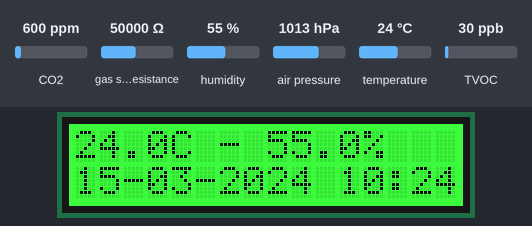
The program below on a simulated Raspberry Pi (BCM pin numbers). On the bench: 16×2 character LCD. The inputs (shaded band) are chosen by the test bench; at power-on: CO2 600 ppm, humidity 55 %, temperature 24 °C, TVOC 30 ppb, gas sensor resistance 50000 Ω, air pressure 1013 hPa. The clock reads 2024-03-15 10:24:30 at power-on unless the program sets it; files the program writes start out absent; what the program prints to the terminal is not drawn.

Above: at 1.2 s.
1.3 s: CO2 set to 452 ppm
At 3.7 s:
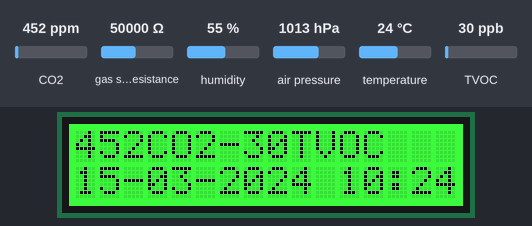
13.2 s: humidity set to 22 %
At 16.6 s:
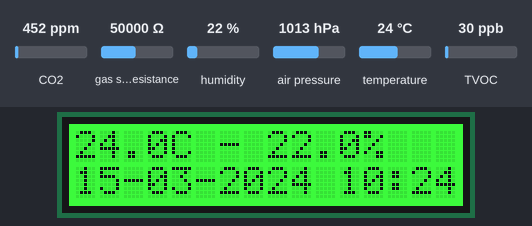
19.6 s: temperature set to 12 °C
At 22.1 s:
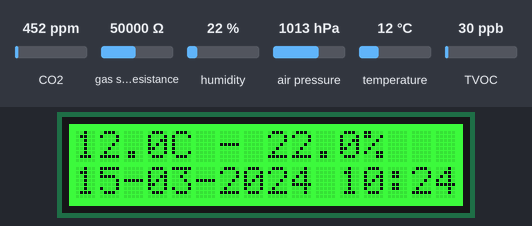
25.9 s: TVOC set to 20 ppb
At 29.9 s:
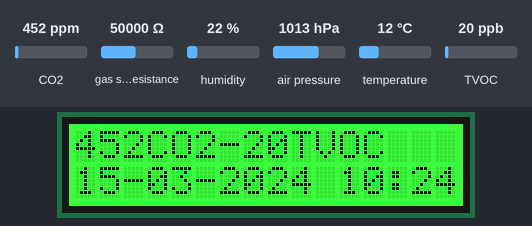
32.2 s: CO2 set to 1050 ppm
At 35.5 s:
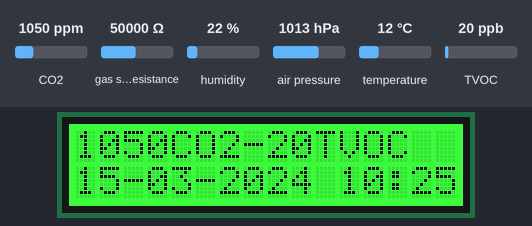
Timing chart, 0 to 37.0 s (numbered marks = the images above; inputs shaded):
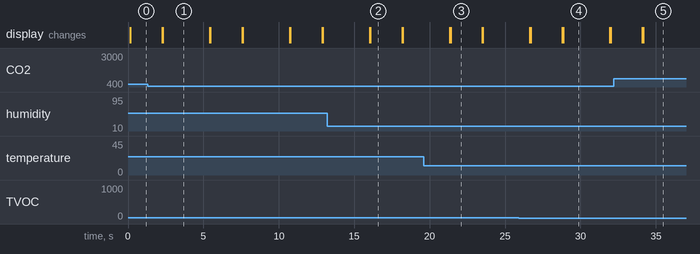

The program:

Node2_Readings2.py
```python
import time
import datetime
import json
import os
import logging
from logging.handlers import TimedRotatingFileHandler
import RPi.GPIO as GPIO
import Adafruit_MCP3008
import smtplib
import sys
import socket
import busio
import board
import adafruit_bme680
import adafruit_sgp30
import digitalio
import adafruit_character_lcd.character_lcd as characterlcd

GPIO.setmode(GPIO.BCM)
GPIO.setwarnings(False)

# LCD Config:
lcd_columns = 16
lcd_rows = 2
lcd_rs = digitalio.DigitalInOut(board.D5)
lcd_en = digitalio.DigitalInOut(board.D6)
lcd_d4 = digitalio.DigitalInOut(board.D12)
lcd_d5 = digitalio.DigitalInOut(board.D16)
lcd_d6 = digitalio.DigitalInOut(board.D20)
lcd_d7 = digitalio.DigitalInOut(board.D21)
lcd_backlight = digitalio.DigitalInOut(board.D4)
red = digitalio.DigitalInOut(board.D13)
green = digitalio.DigitalInOut(board.D19)
blue = digitalio.DigitalInOut(board.D26)

lcd = characterlcd.Character_LCD_RGB(lcd_rs, lcd_en, lcd_d4, lcd_d5, lcd_d6, lcd_d7, lcd_columns, lcd_rows, red, green,
                                     blue, lcd_backlight)
lcd.color = [0, 100, 0]  # green color

# Sensors - Protocols initialization
i2c = busio.I2C(board.SCL, board.SDA)
bme680 = adafruit_bme680.Adafruit_BME680_I2C(i2c, debug=False)
sgp30 = adafruit_sgp30.Adafruit_SGP30(i2c)
sgp30.iaq_init()

# Node information
Node_Name = socket.gethostname()
Node_Name = Node_Name.replace(" ", "-")

# Set logging
logging.basicConfig(level=logging.INFO)
logger = logging.getLogger(__name__)
timeLog = time.strftime("%d-%m-%Y_%H-%M-%S")
timeLog = timeLog.replace(" ", "-")
logDirectory = "/home/pi/NodePrograms/Logs/"
if not os.path.exists(logDirectory):
    os.makedirs(logDirectory)
logFilename = logDirectory + Node_Name + "_ReadingsLog_" + timeLog + ".log"
# handler = logging.FileHandler(logFilename)
handler = TimedRotatingFileHandler(logFilename, when="midnight", interval=1)
handler.suffix = "%d-%m-%Y_%H-%M-%S.log".replace(" ", "-")
logger.addHandler(handler)

# set JSON
JSONDirectoryNew = "/home/pi/NodePrograms/JSON_NEW_FILES/"
if not os.path.exists(JSONDirectoryNew):
    os.makedirs(JSONDirectoryNew)

# Readings time start
Readings_start = None
Reading_now = None
JSON_dump_timer = None

# Errors
Readings = False
General_Error = False
General_Error_MSG = None
BME680_Error = False
BME680_Error_MSG = None
SGP30_Error = False
SGP30_Error_MSG = None

# BME 680 sensor
BME680_Read = False
BME680_Temperature = None
BME680_Humidity = None
BME680_Gas = None
BME680_Pressure = None
# BME680_Altitude = None

# SGP30 sensor
SGP30_Read = False
SGP30_ECO2 = None
SGP30_TVOC = None
SGP30_ECO2_Baseline = 0x8b80
SGP30_TVOC_Baseline = 0x90c8
SGP30_Baseline_Timer = None
SGP30_Baseline_Now = None
SGP30_Baseline = False


# Method for writing JSON dumps
def writeJSON():
    global Data
    global General_Error
    global General_Error_MSG

    try:
        if Readings:
            Data = {
                "Node_Name": Node_Name,
                "Date": time.strftime("%d-%m-%Y %H:%M:%S"),
                "General_Error": General_Error,
                "General_Error_Message": General_Error_MSG if General_Error is True else None,
                "Readings": Readings,
                "BME680": [
                    {"BME680_Temperature": BME680_Temperature} if BME680_Read is True else None,
                    {"BME680_Humidity": BME680_Humidity} if BME680_Read is True else None,
                    {"BME680_Gas": BME680_Gas} if BME680_Read is True else None,
                    {"BME680_Pressure": BME680_Pressure} if BME680_Read is True else None,
                ] if BME680_Read is True else None,
                "SGP30": [
                    {"SGP30_ECO2": SGP30_ECO2} if SGP30_Read is True else None,
                    {"SGP30_TVOC": SGP30_TVOC} if SGP30_Read is True else None,
                    {"SGP30_TVOC_Baseline": SGP30_ECO2_Baseline} if SGP30_Read is True else None,
                    {"SGP30_TVOC_Baseline": SGP30_TVOC_Baseline} if SGP30_Read is True else None,
                ] if SGP30_Read is True else None,
            }
        elif not Readings:
            Data = {
                "Node_Name": Node_Name,
                "Date": time.strftime("%d-%m-%Y %H:%M:%S"),
                "General_Error": General_Error,
                "General_Error_Message": General_Error_MSG if General_Error is True else None,
                "Error Data": [
                    {"BME680_Error": BME680_Error} if BME680_Error is True else None,
                    {"BME680_Error_MSG": BME680_Error_MSG} if BME680_Error is True else None,
                    {"SGP30_Error": SGP30_Error} if SGP30_Error is True else None,
                    {"SGP30_Error_MSG": SGP30_Error_MSG} if SGP30_Error is True else None,
                ] if BME680_Error or SGP30_Error is True else None
            }

        logger.info(Node_Name + " : " + time.strftime("%d-%m-%Y %H:%M:%S") + " : " + "writeJSON" + " : " + "JSON dump")
        print(json.dumps(Data))
        logger.info(Node_Name + " : " + time.strftime(
            "%d-%m-%Y %H:%M:%S") + " : " + "writeJSON" + " : " + str(json.dumps(Data)))

        JSONFilename = JSONDirectoryNew + Node_Name + "_ReadingsJSON_ " +\
            time.strftime("%d-%m-%Y_%H-%M-%S").replace(" ", "-") + ".txt"

        with open(JSONFilename, 'w') as outputFile:
            json.dump(Data, outputFile)

    except Exception as jsonError:
        General_Error = True
        General_Error_MSG = str(jsonError)
        print(Node_Name + " : " + time.strftime(
            "%d-%m-%Y %H:%M:%S") + " : ERROR : " + "writeJSON" + " : " + General_Error_MSG)
        logger.info(Node_Name + " : " + time.strftime(
            "%d-%m-%Y %H:%M:%S") + " : ERROR : " + "writeJSON" + " : " + General_Error_MSG)

    finally:
        pass


# Method for getting BME 680 sensor readings
def getBME680Data():
    global BME680_Error
    global BME680_Error_MSG
    global BME680_Read
    global BME680_Temperature
    global BME680_Humidity
    global BME680_Gas
    global BME680_Pressure
    global Readings

    try:
        time.sleep(0.1)

        Readings = True
        BME680_Read = True
        BME680_Temperature = str(round(bme680.temperature, 5))
        BME680_Humidity = str(round(bme680.humidity, 5))
        BME680_Gas = str(bme680.gas)
        BME680_Pressure = str(round(bme680.pressure, 5))

        print(Node_Name + " : " + time.strftime("%d-%m-%Y %H:%M:%S") + " : Reading : " +
              "getBME680Data" + " : " + BME680_Temperature + "C : " + BME680_Humidity + "% : " + BME680_Gas + "ohm : " +
              BME680_Pressure + "hPA")
        logger.info(Node_Name + " : " + time.strftime("%d-%m-%Y %H:%M:%S") + " : Reading : " + "getBME680Data" +
                    " : " + BME680_Temperature + "C : " + BME680_Humidity + "% : " + BME680_Gas + "ohm : " +
                    BME680_Pressure + "hPa")

        lcd.clear()
        lcd.color = [0, 100, 0]  # green color
        lcd.message = BME680_Temperature[:4] + "C - " + BME680_Humidity[:4] + "%\n" + time.strftime("%d-%m-%Y %H:%M:%S")

    except Exception as bme680error:
        lcd.clear()
        lcd.color = [100, 0, 0]  # red color
        lcd.message = "Error!!!\nR-getBME680Data"
        Readings = False
        BME680_Read = False
        BME680_Error = True
        BME680_Error_MSG = str(bme680error)
        print(Node_Name + " : " + time.strftime(
            "%d-%m-%Y %H:%M:%S") + " : ERROR : " + "getBME680Data" + " : " + BME680_Error_MSG)
        logger.info(Node_Name + " : " + time.strftime(
            "%d-%m-%Y %H:%M:%S") + " : ERROR : " + "getBME680Data" + " : " + BME680_Error_MSG)

    finally:
        pass


# Method for getting TSL 2591 sensor readings
def getSGP30Data():
    global SGP30_Error
    global SGP30_Error_MSG
    global SGP30_Read
    global SGP30_ECO2
    global SGP30_TVOC
    global SGP30_ECO2_Baseline
    global SGP30_TVOC_Baseline
    global Readings

    try:
        time.sleep(0.1)

        Readings = True
        SGP30_Read = True

        SGP30_ECO2 = str(sgp30.eCO2)
        SGP30_TVOC = str(sgp30.TVOC)

        SGP30_ECO2_Baseline = sgp30.baseline_eCO2
        SGP30_TVOC_Baseline = sgp30.baseline_TVOC

        print(Node_Name + " : " + time.strftime("%d-%m-%Y %H:%M:%S") + " : Reading : " + "getSGP30Data" + " : " +
              "eCO2: " + SGP30_ECO2 + " - TVOC :" + SGP30_TVOC +
              " - SGP30_ECO2_Baseline: 0x%x - SGP30_TVOC_Baseline: 0x%x" % (SGP30_ECO2_Baseline, SGP30_TVOC_Baseline))
        logger.info(Node_Name + " : " + time.strftime("%d-%m-%Y %H:%M:%S") + " : Reading : " + "getSGP30Data" + " : " +
                    "eCO2: " + SGP30_ECO2 + " - TVOC :" + SGP30_TVOC +
                    " - SGP30_ECO2_Baseline: 0x%x - SGP30_TVOC_Baseline: 0x%x" % (SGP30_ECO2_Baseline,
                                                                                  SGP30_TVOC_Baseline))

        lcd.clear()
        lcd.color = [0, 100, 0]  # green color
        lcd.message = SGP30_ECO2 + "CO2-" + SGP30_TVOC + "TVOC\n" + time.strftime("%d-%m-%Y %H:%M:%S")

    except Exception as sgp30error:
        lcd.clear()
        lcd.color = [100, 0, 0]  # red color
        lcd.message = "Error!!!\nR-getSGP30Data"
        Readings = False
        SGP30_Read = False
        SGP30_Error = True
        SGP30_Error_MSG = str(sgp30error)
        print(Node_Name + " : " + time.strftime(
            "%d-%m-%Y %H:%M:%S") + " : ERROR : " + "getSGP30Data" + " : " + SGP30_Error_MSG)
        logger.info(Node_Name + " : " + time.strftime(
            "%d-%m-%Y %H:%M:%S") + " : ERROR : " + "getSGP30Data" + " : " + SGP30_Error_MSG)

    finally:
        pass


# Method for zeroing values
def zeroValues():
    global Readings
    global General_Error
    global General_Error_MSG
    global BME680_Error
    global BME680_Error_MSG
    global SGP30_Error
    global SGP30_Error_MSG
    global BME680_Read
    global BME680_Temperature
    global BME680_Humidity
    global BME680_Gas
    global SGP30_Read
    global SGP30_ECO2
    global SGP30_TVOC
    global SGP30_ECO2_Baseline
    global SGP30_TVOC_Baseline

    try:
        Readings = False
        General_Error = False
        General_Error_MSG = None
        BME680_Error = False
        BME680_Error_MSG = None
        SGP30_Error = False
        SGP30_Error_MSG = None
        BME680_Read = False
        BME680_Temperature = None
        BME680_Humidity = None
        BME680_Gas = None
        SGP30_Read = False
        SGP30_ECO2 = None
        SGP30_TVOC = None
        SGP30_ECO2_Baseline = None
        SGP30_TVOC_Baseline = None
        Data.clear()

        print(Node_Name + " : " + time.strftime(
            "%d-%m-%Y %H:%M:%S") + " : " + "zeroValues" + " : " + "Zeroing values...")
        logger.info(Node_Name + " : " + time.strftime(
            "%d-%m-%Y %H:%M:%S") + " : " + "zeroValues" + " : " + "Zeroing values...")

    except Exception as zeroValuesError:
        lcd.clear()
        lcd.color = [100, 0, 0]  # red color
        lcd.message = "Error!!!\nR-zeroValues"
        General_Error = True
        General_Error_MSG = str(zeroValuesError)
        print(Node_Name + " : " + time.strftime(
            "%d-%m-%Y %H:%M:%S") + " : ERROR : " + "zeroValues" + " : " + General_Error_MSG)
        logger.info(Node_Name + " : " + time.strftime(
            "%d-%m-%Y %H:%M:%S") + " : ERROR : " + "zeroValues" + " : " + General_Error_MSG)

    finally:
        pass


# Method for reading SGP30 baseline from file
def setSGPBaseline():
    global General_Error
    global General_Error_MSG
    global SGP30_Baseline
    global SGP30_ECO2_Baseline
    global SGP30_TVOC_Baseline
    global sgp30

    try:
        with open('/home/pi/NodePrograms/SGP30Baselines.json', 'r') as SGP30B:
            baseline = json.load(SGP30B)

        SGP30_ECO2_Baseline = int(baseline["SGP30_ECO2_Baseline"], 16)
        SGP30_TVOC_Baseline = int(baseline["SGP30_TVOC_Baseline"], 16)

        print(Node_Name + " : " + time.strftime("%d-%m-%Y %H:%M:%S") + " : " + "Setting" + " : " +
              "Setting SGP30 baselines - " + baseline["SGP30_ECO2_Baseline"] + ", " + baseline["SGP30_TVOC_Baseline"])
        logger.info(Node_Name + " : " + time.strftime("%d-%m-%Y %H:%M:%S") + " : " + "Setting" + " : " +
                    "Setting SGP30 baselines - " + baseline["SGP30_ECO2_Baseline"] + ", " +
                    baseline["SGP30_TVOC_Baseline"])

        sgp30.set_iaq_baseline(SGP30_ECO2_Baseline, SGP30_TVOC_Baseline)

    except Exception as getSGPBaselineError:
        SGP30_Baseline = False
        sgp30.set_iaq_baseline(SGP30_ECO2_Baseline, SGP30_TVOC_Baseline)
        lcd.clear()
        lcd.color = [100, 0, 0]  # red color
        lcd.message = "Error!!!\nR-setSGPBaseline"
        General_Error = True
        General_Error_MSG = str(getSGPBaselineError)
        print(Node_Name + " : " + time.strftime(
            "%d-%m-%Y %H:%M:%S") + " : ERROR : " + "setSGPBaseline" + " : " + General_Error_MSG)
        logger.info(Node_Name + " : " + time.strftime(
            "%d-%m-%Y %H:%M:%S") + " : ERROR : " + "setSGPBaseline" + " : " + General_Error_MSG)


# Method for saving SGP30 Baseline to file
def saveSGP30Baseline():
    global BaselineData
    global SGP30_ECO2_Baseline
    global SGP30_TVOC_Baseline
    global General_Error
    global General_Error_MSG

    try:
        if SGP30_ECO2_Baseline is not None:
            BaselineData = {
                "Node_Name": Node_Name,
                "Date": time.strftime("%d-%m-%Y %H:%M:%S"),
                "SGP30_ECO2_Baseline": hex(SGP30_ECO2_Baseline),
                "SGP30_TVOC_Baseline": hex(SGP30_TVOC_Baseline)
                }

            with open('/home/pi/NodePrograms/SGP30Baselines.json', 'w') as outputFile2:
                json.dump(BaselineData, outputFile2)

            logger.info(Node_Name + " : " + time.strftime("%d-%m-%Y %H:%M:%S") + " : " +
                        "Saving" + " : " + "Saving baselines for SGP30")
            print(json.dumps(BaselineData))
            logger.info(Node_Name + " : " + time.strftime(
                "%d-%m-%Y %H:%M:%S") + " : " + "Saving" + " : " + str(json.dumps(BaselineData)))

    except Exception as saveSGP30BaselineError:
        lcd.clear()
        lcd.color = [100, 0, 0]  # red color
        lcd.message = "Error!!!\nR-saveSGP30Baseline"
        General_Error = True
        General_Error_MSG = str(saveSGP30BaselineError)
        print(Node_Name + " : " + time.strftime(
            "%d-%m-%Y %H:%M:%S") + " : ERROR : " + "saveSGP30Baseline" + " : " + General_Error_MSG)
        logger.info(Node_Name + " : " + time.strftime(
            "%d-%m-%Y %H:%M:%S") + " : ERROR : " + "saveSGP30Baseline" + " : " + General_Error_MSG)


# Main
try:
    Data = {}
    BaselineData = {}
    Data.clear()
    BaselineData.clear()

    print(Node_Name + " : " + time.strftime("%d-%m-%Y %H:%M:%S") + " : " + "Main" + " : " + "Program started")
    logger.info(Node_Name + " : " + time.strftime("%d-%m-%Y %H:%M:%S") + " : " + "Main" + " : " + "Program started")

    setSGPBaseline()

    while True:
        if Readings_start is None:
            Readings_start = time.time()
        if SGP30_Baseline_Timer is None:
            SGP30_Baseline_Timer = time.time()

        print(Node_Name + " : " + time.strftime(
            "%d-%m-%Y %H:%M:%S") + " : " + "Main" + " : " + "Getting BME680 readings!!")
        getBME680Data()
        time.sleep(2)

        print(Node_Name + " : " + time.strftime(
            "%d-%m-%Y %H:%M:%S") + " : " + "Main" + " : " + "Getting SGP30 readings!!")
        getSGP30Data()
        time.sleep(2)

        Readings_now = time.time()
        SGP30_Baseline_now = time.time()

        if General_Error or BME680_Error or SGP30_Error:
            lcd.clear()
            lcd.color = [100, 0, 0]  # red color
            lcd.message = "JSON error dump\n" + time.strftime("%d-%m-%Y %H:%M:%S")
            print(Node_Name + " : " + time.strftime("%d-%m-%Y %H:%M:%S") + " : " + "Main" + " : " +
                  "Json error dump!!")
            writeJSON()
            time.sleep(1)

        if (SGP30_Baseline_now - SGP30_Baseline_Timer > 1800) and \
                ((SGP30_ECO2_Baseline or SGP30_TVOC_Baseline) is not None):
            lcd.clear()
            lcd.color = [50, 0, 50]  # purple color
            lcd.message = "Storing baseline\n" + time.strftime("%d-%m-%Y %H:%M:%S")

            print(Node_Name + " : " + time.strftime("%d-%m-%Y %H:%M:%S") + " : " + "Main" + " : " + "Setting" +
                  " - SGP30_ECO2_Baseline: 0x%x - SGP30_TVOC_Baseline: 0x%x" %
                  (SGP30_ECO2_Baseline, SGP30_TVOC_Baseline))
            logger.info(Node_Name + " : " + time.strftime("%d-%m-%Y %H:%M:%S") + " : " + "Main" +
                        " : " + "Setting" + " - SGP30_ECO2_Baseline: 0x%x - SGP30_TVOC_Baseline: 0x%x" %
                        (SGP30_ECO2_Baseline, SGP30_TVOC_Baseline))

            sgp30.set_iaq_baseline(SGP30_ECO2_Baseline, SGP30_TVOC_Baseline)

            SGP30_Baseline_Timer = None
            time.sleep(1)

        if (Readings_now - Readings_start > 90) and Readings:
            print(Node_Name + " : " + time.strftime("%d-%m-%Y %H:%M:%S") + " : " + "Main" + " : " + "Json dump!!")
            lcd.clear()
            lcd.color = [50, 0, 50]  # purple color
            lcd.message = "JSON dump\n" + time.strftime("%d-%m-%Y %H:%M:%S")

            writeJSON()
            Data.clear()

            saveSGP30Baseline()

            BaselineData.clear()

            Readings_start = None
            time.sleep(1)

            # print(Node_Name + " : " + time.strftime("%d-%m-%Y %H:%M:%S") + " : " + "Main" + ":" + "Zeroing values!!")
            # zeroValues()
        if Readings_start is not None:
            print(Node_Name + " : " + time.strftime("%d-%m-%Y %H:%M:%S") + " : " + "Main" + " : " + "JSON timer = " +
                  str(Readings_now - Readings_start)[:6] + " seconds")

        if SGP30_Baseline_Timer is not None:
            print(Node_Name + " : " + time.strftime("%d-%m-%Y %H:%M:%S") + " : " + "Main" + " : " + "Baseline timer = "
                  + str(SGP30_Baseline_now - SGP30_Baseline_Timer)[:6] + " seconds")

        print("*******************************")

        time.sleep(1)

except Exception as mainError:
    lcd.clear()
    lcd.color = [100, 0, 0]  # red color
    lcd.message = "Error!!!\nR-MainProgram"
    General_Error = True
    General_Error_MSG = str(mainError)
    print(Node_Name + " : " + time.strftime("%d-%m-%Y %H:%M:%S") + " : ERROR : " + "Main" + " : " + General_Error_MSG)
    logger.info(
        Node_Name + " : " + time.strftime("%d-%m-%Y %H:%M:%S") + " : ERROR : " + "Main" + " : " + General_Error_MSG)

finally:
    lcd.color = [0, 0, 0]
    lcd.clear()
    lcd.display = False
    GPIO.cleanup()
```

Measured:
- what the display in image 1 shows lasts 3.1 s, from 2.3 s to 5.4 s
- what the display in image 2 shows lasts 2.1 s, from 16.1 s to 18.2 s
